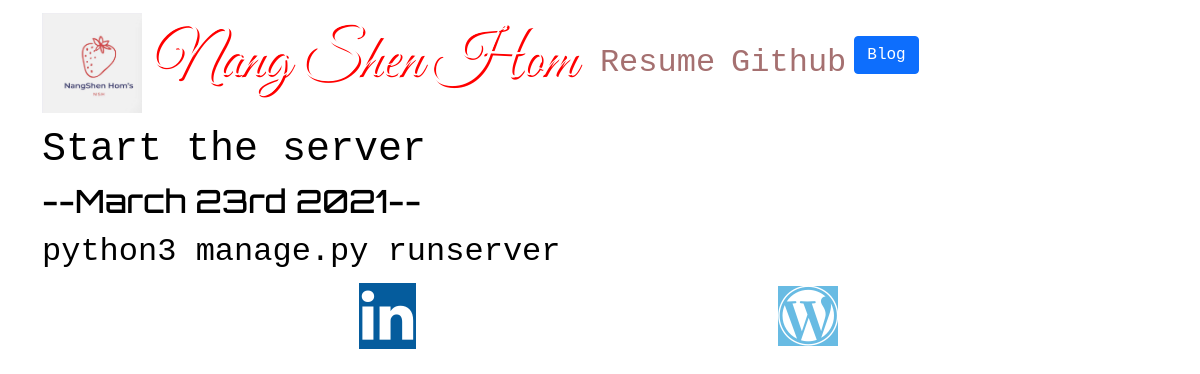
The app's page /blog/4/ with its own data.
### blog/models.py (models this page shows, shortened)
class Blog(models.Model):
    title = models.CharField( max_length=100)
    description = models.CharField(max_length=250)
    date = models.DateField()

### blog/views.py (the view)
# urls.py: path('<int:blog_id>/', views.detail, name = 'detail'),
def detail(request, blog_id):
    blog = get_object_or_404(Blog, pk=blog_id)
    return render(request, 'blog/detail.html', {'blog':blog})

### blog/templates/blog/detail.html
{% extends 'portfolio/base.html' %}
{% block content%}
<h1>{{ blog.title }}</h1>
<h2>--{{ blog.date|date:'F jS Y'}}--</h2>
{{blog.description|safe}}
{% endblock %}

### portfolio/static/portfolio/custom.css (style rules this page uses)
body { background-image: url(https://res.cloudinary.com/dcrioc0sw/image/upload/v1617898598/pawel-czerwinski-QY5U8JD3-tk-unsplash_r7dplp.jpg) ; font-family: 'Courier New', Courier, monospace; font-size: 2rem; color: black; }
h1 { font-family: 'Courier New', Courier, monospace; }
h2 { font-family: 'Orbitron', sans-serif; }

### records on screen
Blog: title "Start the server", date "March 23rd 2021", description "python3 manage.py runserver"
